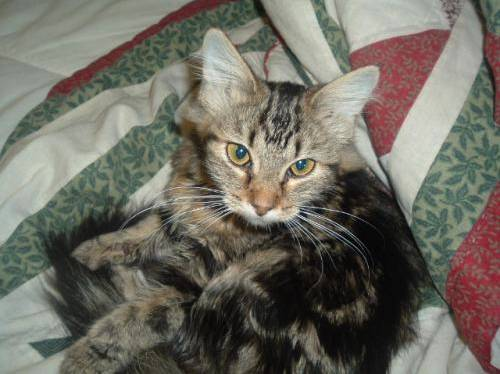
#> input picture HW3/Datasets/data_aug/cat.10172.jpg, 500 x 374 px, found by its file name; its folder holds only this picture in this run
$ jupyter execute --allow-errors DataAug.ipynb
#> lines starting #> are read from the running program, lines starting #| are printed output that depends on the picture
# Data Agumentation Problem
#### Here you need to compare two models with and without agumentation to see the difference

### Import libraries

[cell 1]
import glob
import cv2
import numpy as np
import random
import matplotlib.pyplot as plt
import os
from PIL import Image
from sklearn.model_selection import train_test_split
from tensorflow.keras.preprocessing.image import ImageDataGenerator

### Read Images

[cell 2]
from google.colab import files
uploaded = files.upload()
#> the answer given: cat.10172.jpg

[cell 3]
# First we should read all the images from the provided directory,
# 1. first unzip the .zip file attached with homeworks
# 2. read images from directory
# 3. create labels array


########################
## PUT YOUR CODE HERE ##
########################

[cell 4]
def get_data():
  x_train = []
  y_train = []
  for x in os.listdir('data_aug'):
    x_train.append(np.array(Image.open(os.path.join("data_aug" , x)).convert("RGB")))
    y_train.append(int(x.split('.')[0]=="dog"))

  return np.array(x_train), np.array(y_train)

### Prepare Dataset

[cell 5]
images, labels = get_data()
#> labels = [0]

[cell 6]
plt.figure(figsize=(20,25))
#> (the rest of this cell did not finish here and is left out)

[cell 7]
# Normalize your dataset in a way to have a image dataset with pixles in range (0 to 1)

########################
## PUT YOUR CODE HERE ##
########################
x_train = images / 255

[cell 8]
# Resize your images to (28 * 28)


########################
## PUT YOUR CODE HERE ##
########################
# m = x_train.shape[0]
x_train = np.array([cv2.resize(x , (28,28)) for x in x_train])
x_train[0].shape
#> Out = (28, 28, 3)

[cell 9]
# Flatten your dataset images


########################
## PUT YOUR CODE HERE ##
########################
x_train = x_train.reshape(x_train.shape[0], -1)
y_train = labels.reshape(labels.shape[0], 1)
#> y_train = [0]
x_train.shape
#> Out = (1, 2352)

#> (a cell that did not finish here is left out)

### Create your Model

[cell 11]
from tensorflow.keras.models import Sequential
from tensorflow.keras.layers import Dense, Activation, Input
from tensorflow.keras.optimizers import Adam
from tensorflow.keras.losses import BinaryCrossentropy

[cell 12]
batch_size = 128

[cell 13]
def build_model(x_train):
  model = Sequential()
  model.add(Input(shape=x_train[0].shape))
  model.add(Dense(128, activation='relu'))
  model.add(Dense(64, activation='relu'))
  model.add(Dense(1, activation='sigmoid'))
  return model

#> (a cell that did not finish here is left out)

#> (a cell that did not finish here is left out)

[cell 16]
def compile_and_fit(model, x_train, y_train, epochs):
  model.compile(
    loss='binary_crossentropy',
    optimizer='adam',
    metrics=['accuracy']
  )

  history = model.fit(
      x_train, y_train,
      batch_size=batch_size,
      epochs=epochs,
      validation_split=0.2,
      shuffle=True
    )
  return history

#> (a cell that did not finish here is left out)

### Plot results

[cell 18]
# Plot your data

import matplotlib.pyplot as plt
#> (the rest of this cell did not finish here and is left out)

### Evaluate results

[cell 19]
def evaluate(model, x_train, y_train, x_test, y_test):
    loss, acc = model.evaluate(
    x_train, y_train, batch_size=batch_size, verbose=1
    )
    test_loss, test_acc = model.evaluate(
        x_test, y_test, batch_size=batch_size, verbose=1
    )
    print(f"Train Loss: {loss}, Train Accuracy: {acc}")
    print(f"Test Loss: {test_loss}, Test Accuracy: {test_acc}")

#> (a cell that did not finish here is left out)

# Compare results with and without using agumentation
### Now we need to do agumentation to create more images to help us overcome underfitting

### Agumentation Methods
Here you should do the agumentation methods to produce more images

[cell 21]
# In this cell you need to implement agumentation methods to increase our data
# NOTICE! Only use libraries in CV2 or others, DON'T use KERAS and Pytorch!


def fill(img, h, w):
    '''
    we use this function to resize the shifted image and fill border pixles with different methods

    arguments
    input img: a Numpy ndarray from any size of h * w * ch
          h: an integer defining the height of target image
          w: an integer defining the width of target image

    output: resized and interpolated image

    '''

    img = cv2.resize(img, (h, w), cv2.INTER_CUBIC)
    return img


def horizontal_shift(img, ratio=0.5):

    '''
    we use this function to shift the image horizontally with the given ratio
    width_target = width_input - ratio * width_input

    Hint: select ratio in range (-ratio to ratio) uniformly, to simulate horizontally shift to right and left with different ratios


    arguments
    input img: a Numpy ndarray from any size of h * w * ch
          ratio: a float number between 0 and 1

    output: resized and interpolated image

    '''

    if ratio > 1 or ratio < 0:
        print('Value should be less than 1 and greater than 0')
        return img
    ratio = random.uniform(-ratio, ratio) # you can change this
    h, w = img.shape[:2]
    to_shift = w*ratio
    if ratio > 0:
        img = img[:, :int(w-to_shift), :]
    if ratio < 0:
        img = img[:, int(-1*to_shift):, :]

    img = fill(img, h, w) # fill image borders

    return img

[cell 22]

def vertical_shift(img, ratio=0.5):

    '''
    we use this function to shift the image vertically with the given ratio
    width_target = width_input - ratio * width_input

    Hint: select ratio in range (-ratio to ratio) uniformly, to simulate vertically shift to up and down with different ratios


    arguments
    input img: a Numpy ndarray from any size of h * w * ch
          ratio: a float number between 0 and 1

    output: resized and interpolated image

    '''

    if ratio > 1 or ratio < 0:
        print('Value should be less than 1 and greater than 0')
        return img
    ratio = random.uniform(-ratio, ratio)
    h, w = img.shape[:2]
    to_shift = h*ratio
    if ratio > 0:
        img = img[:int(h-to_shift), :, :]
    if ratio < 0:
        img = img[int(-1*to_shift):, :, :]

    img = fill(img, h, w)

    return img

[cell 23]
def brightness(img, low, high):

    '''
    we use this function to change the brightness of the image with given high and low values

    Hint: first convert to HSV color domain, Next make your image brighter or darker then convert back to BGR

    arguments
    input img: a Numpy ndarray from any size of h * w * ch
          low:
          high:

    output: image with different brightness

    '''

    value = random.uniform(low, high)
    hsv = cv2.cvtColor(img, cv2.COLOR_BGR2HSV)
    hsv = np.array(hsv, dtype = np.float64)
    hsv[:,:,1] = hsv[:,:,1]*value
    hsv[:,:,1][hsv[:,:,1]>255]  = 255
    hsv[:,:,2] = hsv[:,:,2]*value
    hsv[:,:,2][hsv[:,:,2]>255]  = 255
    hsv = np.array(hsv, dtype = np.uint8)
    img = cv2.cvtColor(hsv, cv2.COLOR_HSV2BGR)

    return img

[cell 24]
def zoom(img, value):

    '''
    we use this function to zoom the image with given value

    arguments
    input img: a Numpy ndarray from any size of h * w * ch
          value: an integer number indicating the zoom effect

    output: zoomed image

    '''

    if value > 1 or value < 0:
        print('Value for zoom should be less than 1 and greater than 0')
        return img
    value = random.uniform(value, 1)
    h, w = img.shape[:2]
    h_taken = int(value*h)
    w_taken = int(value*w)
    h_start = random.randint(0, h-h_taken)
    w_start = random.randint(0, w-w_taken)
    img = img[h_start:h_start+h_taken, w_start:w_start+w_taken, :]

    img = fill(img, h, w)

    return img

[cell 25]
def channel_shift(img, value):

    '''
    we use this function to shift color channels to play with colors in the image

    arguments
    input img: a Numpy ndarray from any size of h * w * ch
          value: an integer number indicating the color change effect

    output: image with changed colors

    '''

    value = int(random.uniform(-value, value))
    img = img + value
    img[:,:,:][img[:,:,:]>255]  = 255
    img[:,:,:][img[:,:,:]<0]  = 0
    img = img.astype(np.uint8)

    return img

[cell 26]
def horizontal_flip(img):

    '''
    we use this function to flip the image horizontally

    arguments
    input img: a Numpy ndarray from any size of h * w * ch

    output: horizontally fliped image

    '''

    return cv2.flip(img, 1)

[cell 27]
def vertical_flip(img):

    '''
    we use this function to flip the image vertically

    arguments
    input img: a Numpy ndarray from any size of h * w * ch

    output: vertically fliped image

    '''

    return cv2.flip(img, 0)

### Prepare your dataset

[cell 28]
# For each image in our dataset run the previous methods and create a new dataset

    ########################
    ## PUT YOUR CODE HERE ##

images_1 = []
for image in images:
    images_1.append(image)
    images_1.append(horizontal_shift(image))
    images_1.append(vertical_shift(image))
    images_1.append(brightness(image, 0.5, 2))
    images_1.append(zoom(image, 0.5))
    images_1.append(channel_shift(image, 10))
    images_1.append(horizontal_flip(image))
    images_1.append(vertical_flip(image))
#> this loop made 1 pass
#> (h_taken in zoom, w_taken in zoom, h_start in zoom) on pass 1: (235, 314, 130)
#> pass 1, in horizontal_shift, `img = img[:, :int(w-to_shift), :]`:
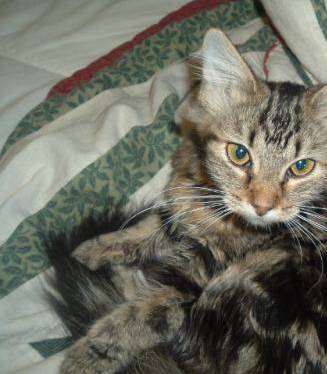
#> img: shape (374, 327, 3); mean of channels 0, 1, 2 109.6, 109.9, 98.3; drawn as R, G, B
#> pass 1, in fill, `img = cv2.resize(img, (h, w), cv2.INTER_CUBIC)`:
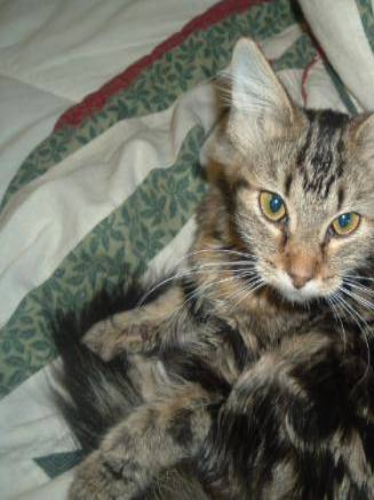
#> img: shape (500, 374, 3); mean of channels 0, 1, 2 109.5, 109.8, 98.2; drawn as R, G, B
#> pass 1, in vertical_shift, `img = img[:int(h-to_shift), :, :]`:
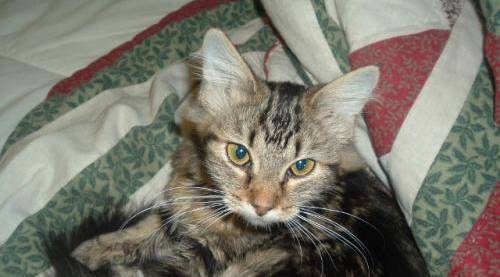
#> img: shape (277, 500, 3); mean of channels 0, 1, 2 121.7, 119.4, 108.4; drawn as R, G, B
#> pass 1, in fill (call 2), `img = cv2.resize(img, (h, w), cv2.INTER_CUBIC)`:
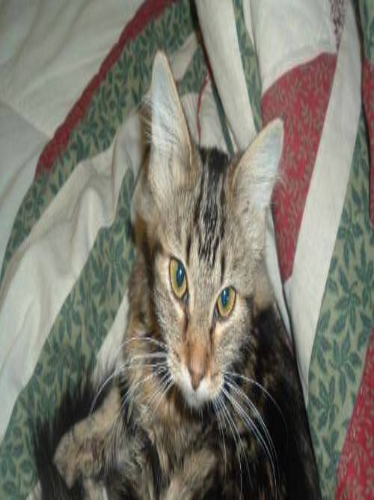
#> img: shape (500, 374, 3); mean of channels 0, 1, 2 121.6, 119.3, 108.3; drawn as R, G, B
#> after the loop, images_1 = 8 items

    ########################

[cell 29]
# Extend your labels array new size with correct labels maped to each agumented image

    ########################
    ## PUT YOUR CODE HERE ##

labels_1 = []
for label in labels:
  labels_1 += [label for i in range(8)]
#> this loop made 1 pass
#> labels_1 on pass 1: [0, 0, 0, 0, 0, 0, 0, 0]

    ########################

$ run again, on HW3/Datasets/data_aug/cat.11535.jpg
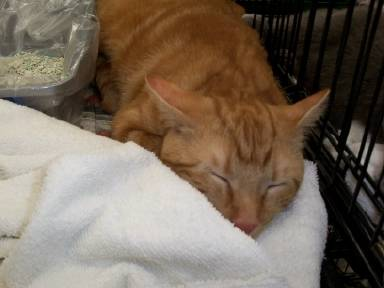
#> input picture HW3/Datasets/data_aug/cat.11535.jpg, 384 x 288 px, found by its file name
#> labels = [0]
#> the loop `for image in images:` made 1 pass
#> (h_taken in zoom, w_taken in zoom, h_start in zoom) on pass 1: (181, 241, 65)
#> pass 1, in fill, `img = cv2.resize(img, (h, w), cv2.INTER_CUBIC)`:
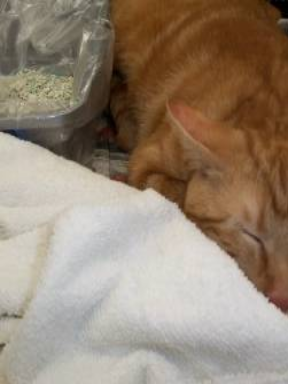
#> img: shape (384, 288, 3); mean of channels 0, 1, 2 149.4, 132.7, 115.2; drawn as R, G, B
#> pass 1, in fill (call 2), `img = cv2.resize(img, (h, w), cv2.INTER_CUBIC)`:
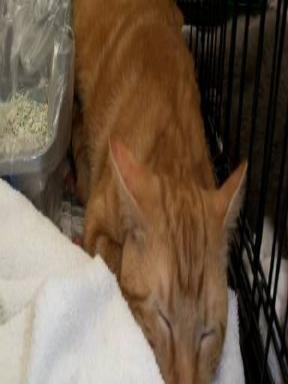
#> img: shape (384, 288, 3); mean of channels 0, 1, 2 108, 89.8, 71.9; drawn as R, G, B
#> after the loop `for image in images:`: images_1 = 8 items
#> the loop `for label in labels:` made 1 pass
#> labels_1 on pass 1: [0, 0, 0, 0, 0, 0, 0, 0]

$ run again, on HW3/Datasets/data_aug/cat.11843.jpg
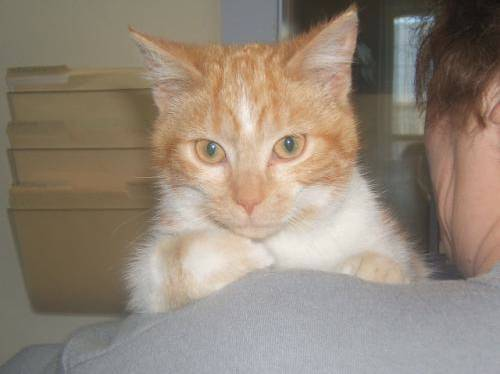
#> input picture HW3/Datasets/data_aug/cat.11843.jpg, 500 x 374 px, found by its file name
#> labels = [0]
#> the loop `for image in images:` made 1 pass
#> (h_taken in zoom, w_taken in zoom, h_start in zoom) on pass 1: (235, 314, 130)
#> pass 1, in fill, `img = cv2.resize(img, (h, w), cv2.INTER_CUBIC)`:
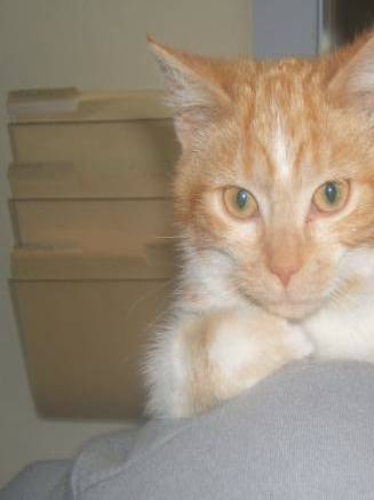
#> img: shape (500, 374, 3); mean of channels 0, 1, 2 153.2, 139.5, 122.1; drawn as R, G, B
#> pass 1, in fill (call 2), `img = cv2.resize(img, (h, w), cv2.INTER_CUBIC)`:
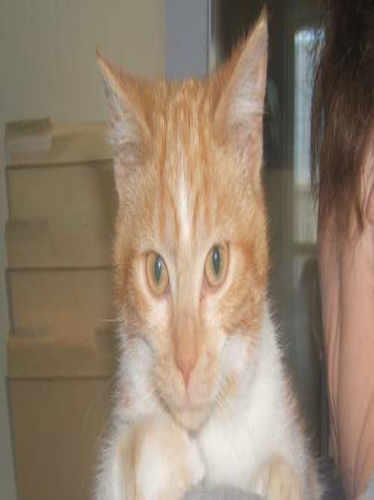
#> img: shape (500, 374, 3); mean of channels 0, 1, 2 146.1, 128.7, 109.5; drawn as R, G, B
#> after the loop `for image in images:`: images_1 = 8 items
#> the loop `for label in labels:` made 1 pass
#> labels_1 on pass 1: [0, 0, 0, 0, 0, 0, 0, 0]

$ run again, on HW3/Datasets/data_aug/cat.119.jpg
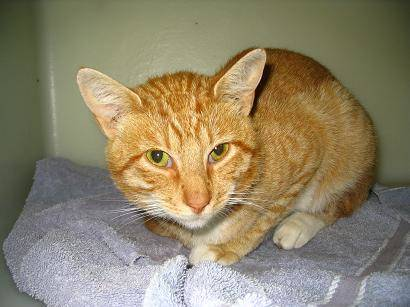
#> input picture HW3/Datasets/data_aug/cat.119.jpg, 410 x 307 px, found by its file name
#> labels = [0]
#> the loop `for image in images:` made 1 pass
#> (h_taken in zoom, w_taken in zoom, h_start in zoom) on pass 1: (193, 258, 65)
#> pass 1, in fill, `img = cv2.resize(img, (h, w), cv2.INTER_CUBIC)`:
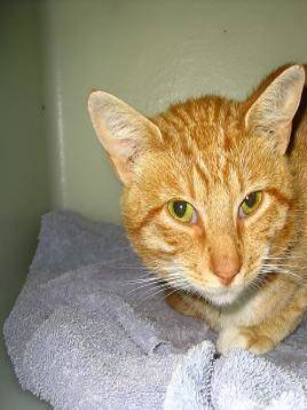
#> img: shape (410, 307, 3); mean of channels 0, 1, 2 154.7, 143.4, 116.7; drawn as R, G, B
#> pass 1, in fill (call 2), `img = cv2.resize(img, (h, w), cv2.INTER_CUBIC)`:
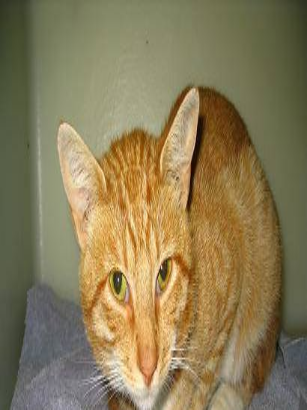
#> img: shape (410, 307, 3); mean of channels 0, 1, 2 138, 123.6, 86.9; drawn as R, G, B
#> after the loop `for image in images:`: images_1 = 8 items
#> the loop `for label in labels:` made 1 pass
#> labels_1 on pass 1: [0, 0, 0, 0, 0, 0, 0, 0]

$ run again, on HW3/Datasets/data_aug/cat.10195.jpg
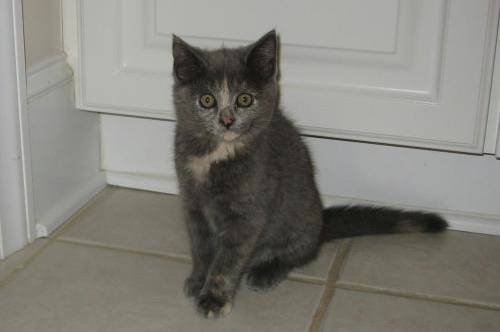
#> input picture HW3/Datasets/data_aug/cat.10195.jpg, 500 x 332 px, found by its file name
#> labels = [0]
#> the loop `for image in images:` made 1 pass
#> (h_taken in zoom, w_taken in zoom, h_start in zoom) on pass 1: (208, 314, 65)
#> pass 1, in fill (call 2), `img = cv2.resize(img, (h, w), cv2.INTER_CUBIC)`:
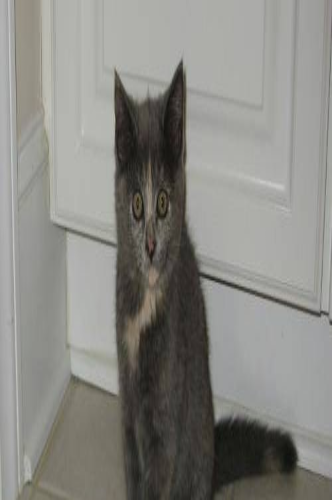
#> img: shape (500, 332, 3); mean of channels 0, 1, 2 136, 135.3, 130.4; drawn as R, G, B
#> after the loop `for image in images:`: images_1 = 8 items
#> the loop `for label in labels:` made 1 pass
#> labels_1 on pass 1: [0, 0, 0, 0, 0, 0, 0, 0]
